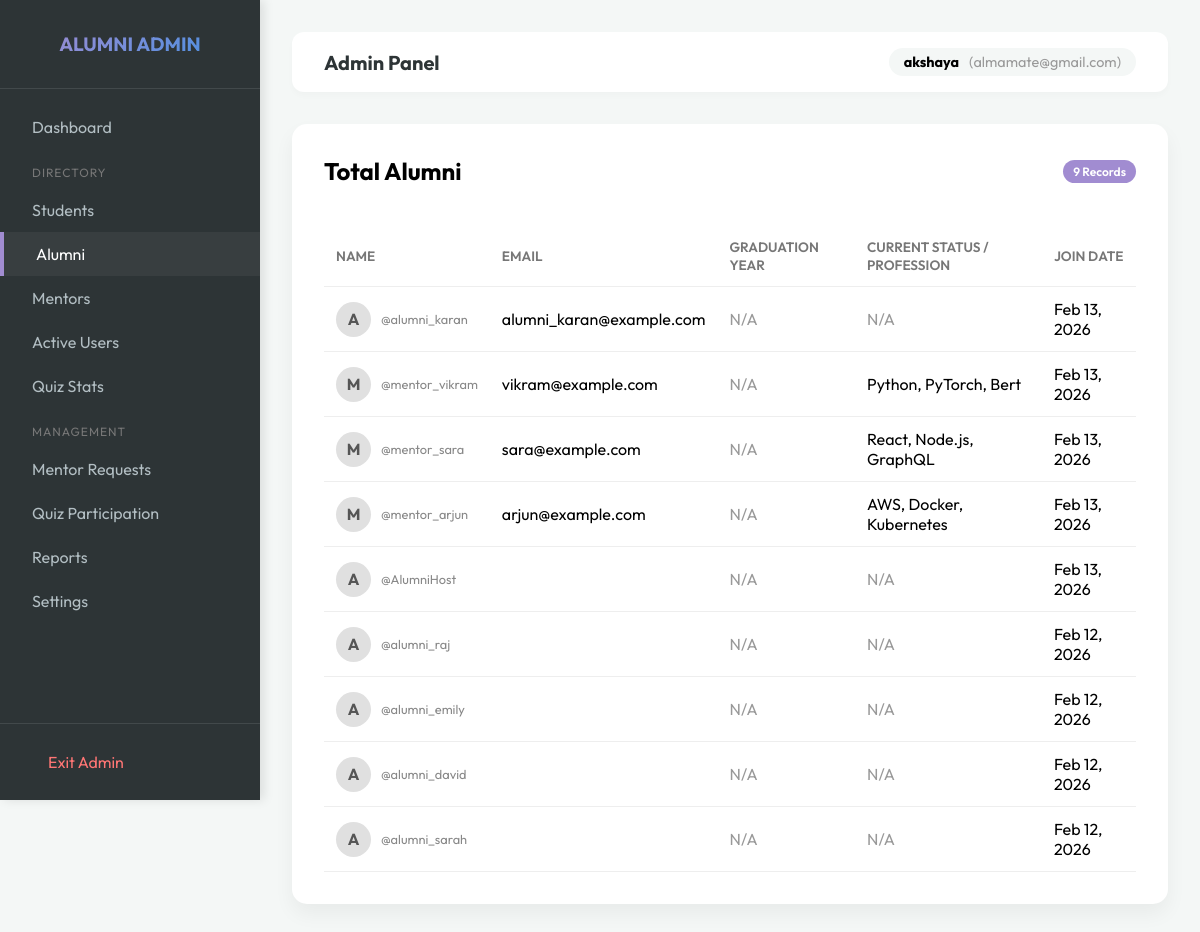
Page /admin-portal/alumni/ (signed in) on the earlier database version.
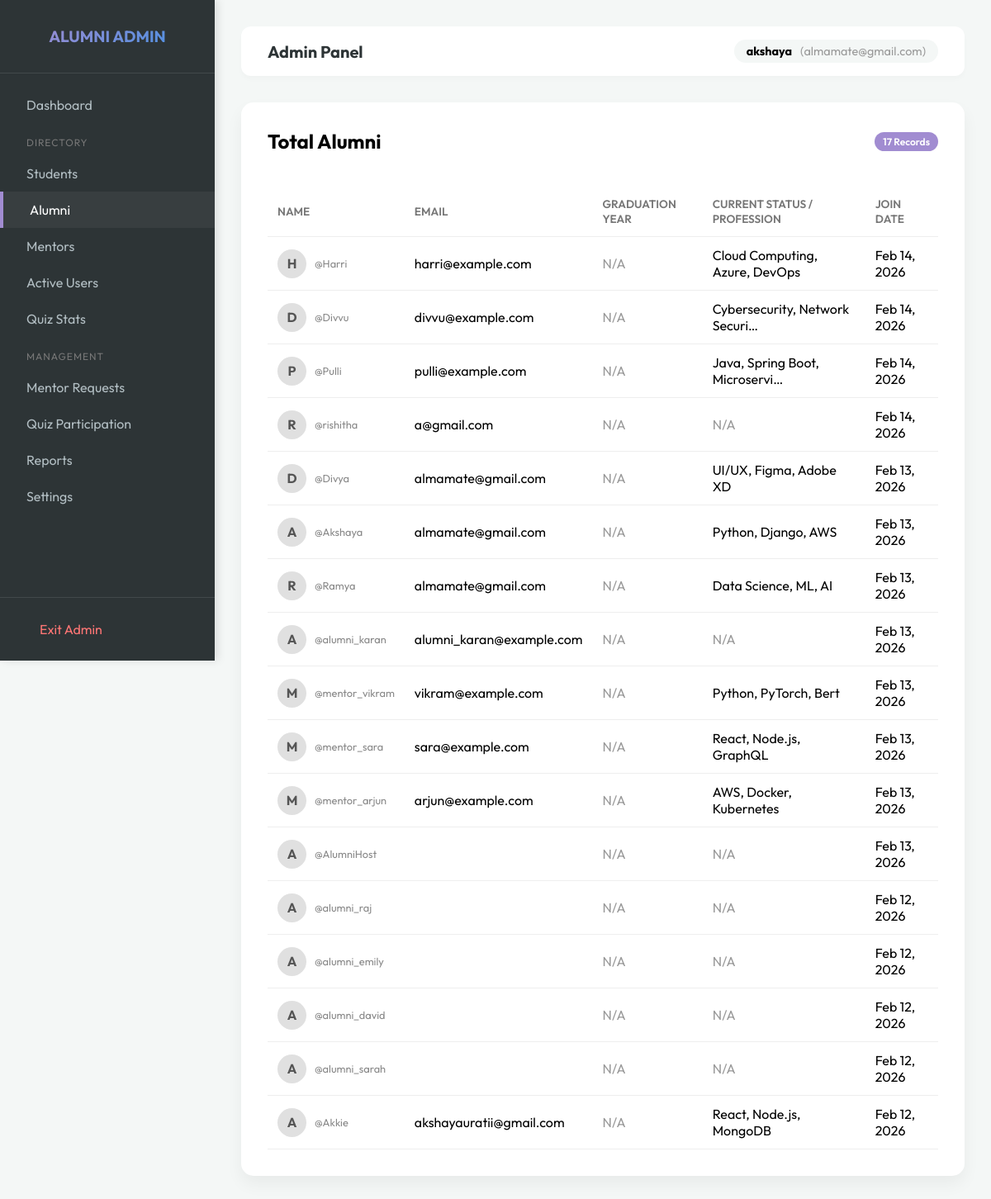
Same page on the later database version.
### network/models.py (models this page shows, shortened)
class Profile(models.Model):
    USER_TYPE_CHOICES = (
        ('student', 'Student'),
        ('alumni', 'Alumni'),
        ('mentor', 'Mentor'),
        ('admin', 'Admin'),
    )
    user = models.OneToOneField(User, on_delete=models.CASCADE)
    user_type = models.CharField(max_length=10, choices=USER_TYPE_CHOICES, default='student')
    assessment_marks = models.IntegerField(default=0)
    bio = models.TextField(blank=True)
    skills = models.TextField(blank=True, help_text="Comma-separated skills")
    profile_picture = models.ImageField(upload_to='profile_pics', blank=True, null=True)
    government_internships = models.TextField(blank=True, help_text="Details of government internships")
    private_internships_jobs = models.TextField(blank=True, help_text="Details of private internships and jobs")

### network/views.py (the view)
# urls.py: path('admin-portal/alumni/', views.admin_alumni_list, name='admin_alumni_list'),
@admin_required
def admin_alumni_list(request):
    from network.models import Profile
    alumni = Profile.objects.filter(user_type='alumni').select_related('user').order_by('-user__date_joined')
    return render(request, 'admin/alumni_list.html', {'alumni': alumni})

### templates/admin/alumni_list.html (shortened to what this page needs)
{% extends 'admin/admin_base.html' %}
{% block admin_content %}
<div class="card">
    <div style="display: flex; justify-content: space-between; align-items: center; margin-bottom: 1.5rem;">
        <h2 style="margin: 0;">Total Alumni</h2>
        <span class="badge" style="background: var(--secondary); color: white;">{{ alumni.count }} Records</span>
    </div>
    <div style="overflow-x: auto;">
        <table>
            <thead>
                <tr>
                    <th>Name</th>
                    <th>Email</th>
                    <th>Graduation Year</th>
                    <th>Current Status / Profession</th>
                    <th>Join Date</th>
                </tr>
            </thead>
            <tbody>
                {% for alum in alumni %}
                <tr>
                    <td>
                        <div style="display: flex; align-items: center; gap: 10px;">
                            <div
                                style="width: 35px; height: 35px; background: #e0e0e0; border-radius: 50%; display: flex; align-items: center; justify-content: center; font-weight: bold; color: #555;">
                                {{ alum.user.first_name|first|default:alum.user.username|first|upper }}
                            </div>
                            <div>
                                <div style="font-size: 0.8rem; color: #888;">@{{ alum.user.username }}</div>
                            </div>
                        </div>
                    </td>
                    <td>{{ alum.user.email }}</td>
                    <td><span style="color: #999;">N/A</span></td>
                    <td>
                        {% if alum.skills %}
                        {{ alum.skills|truncatechars:30 }}
                        {% else %}
                        <span style="color: #999;">N/A</span>
                        {% endif %}
                    </td>
                    <td>{{ alum.user.date_joined|date:"M d, Y" }}</td>
                </tr>
                {% empty %}
                <tr>
                    <td colspan="5" style="text-align: center; padding: 2rem; color: #999;">No alumni found.</td>
                </tr>
                {% endfor %}
            </tbody>
        </table>
    </div>
</div>
{% endblock %}

Differences in the rows shown:
added Profile: user.first_name|first "H", user.username "Harri", user.email "harri@example.com", skills "Cloud Computing, Azure, DevOps", user.date_joined "Feb 14, 2026"
added Profile: user.first_name|first "D", user.username "Divvu", user.email "divvu@example.com", skills "Cybersecurity, Network Securi…", user.date_joined "Feb 14, 2026"
added Profile: user.first_name|first "P", user.username "Pulli", user.email "pulli@example.com", skills "Java, Spring Boot, Microservi…", user.date_joined "Feb 14, 2026"
added Profile: user.first_name|first "R", user.username "rishitha", user.email "a@gmail.com", skills "N/A", user.date_joined "Feb 14, 2026"
now on this page (row edited): Profile: user.first_name|first "D", user.username "Divya", user.email "almamate@gmail.com", skills "UI/UX, Figma, Adobe XD", user.date_joined "Feb 13, 2026"
now on this page (row edited): Profile: user.first_name|first "A", user.username "Akshaya", user.email "almamate@gmail.com", skills "Python, Django, AWS", user.date_joined "Feb 13, 2026"
now on this page (row edited): Profile: user.first_name|first "R", user.username "Ramya", user.email "almamate@gmail.com", skills "Data Science, ML, AI", user.date_joined "Feb 13, 2026"
now on this page (row edited): Profile: user.first_name|first "A", user.username "Akkie", user.email "akshayauratii@gmail.com", skills "React, Node.js, MongoDB", user.date_joined "Feb 12, 2026"
Other differences:
{{ alumni.count }}: "9" → "17"
